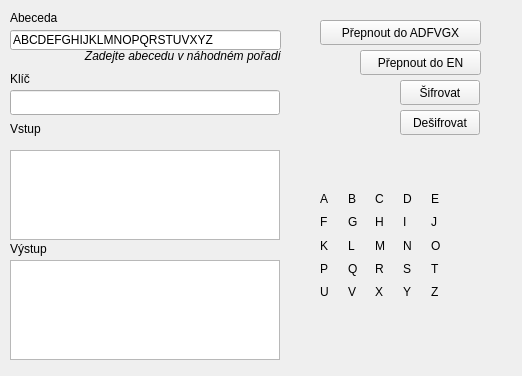
<?xml version="1.0" encoding="UTF-8"?>
<ui version="4.0">
 <class>Form</class>
 <widget class="QWidget" name="Form">
  <property name="geometry">
   <rect>
    <x>0</x>
    <y>0</y>
    <width>522</width>
    <height>376</height>
   </rect>
  </property>
  <property name="windowTitle">
   <string>Form</string>
  </property>
  <widget class="QPushButton" name="switchSize">
   <property name="geometry">
    <rect>
     <x>320</x>
     <y>20</y>
     <width>161</width>
     <height>25</height>
    </rect>
   </property>
   <property name="text">
    <string>Přepnout do ADFVGX</string>
   </property>
  </widget>
  <widget class="QPushButton" name="code">
   <property name="geometry">
    <rect>
     <x>400</x>
     <y>80</y>
     <width>80</width>
     <height>25</height>
    </rect>
   </property>
   <property name="text">
    <string>Šifrovat</string>
   </property>
  </widget>
  <widget class="QPushButton" name="decode">
   <property name="geometry">
    <rect>
     <x>400</x>
     <y>110</y>
     <width>80</width>
     <height>25</height>
    </rect>
   </property>
   <property name="text">
    <string>Dešifrovat</string>
   </property>
  </widget>
  <widget class="QLabel" name="label">
   <property name="geometry">
    <rect>
     <x>10</x>
     <y>120</y>
     <width>54</width>
     <height>17</height>
    </rect>
   </property>
   <property name="text">
    <string>Vstup</string>
   </property>
  </widget>
  <widget class="QPlainTextEdit" name="input">
   <property name="geometry">
    <rect>
     <x>10</x>
     <y>150</y>
     <width>270</width>
     <height>90</height>
    </rect>
   </property>
  </widget>
  <widget class="QTextBrowser" name="output">
   <property name="geometry">
    <rect>
     <x>10</x>
     <y>260</y>
     <width>270</width>
     <height>100</height>
    </rect>
   </property>
  </widget>
  <widget class="QLabel" name="label_2">
   <property name="geometry">
    <rect>
     <x>10</x>
     <y>240</y>
     <width>54</width>
     <height>17</height>
    </rect>
   </property>
   <property name="text">
    <string>Výstup</string>
   </property>
  </widget>
  <widget class="QLabel" name="label_3">
   <property name="geometry">
    <rect>
     <x>10</x>
     <y>70</y>
     <width>30</width>
     <height>17</height>
    </rect>
   </property>
   <property name="text">
    <string>Klíč</string>
   </property>
  </widget>
  <widget class="QLineEdit" name="key">
   <property name="geometry">
    <rect>
     <x>10</x>
     <y>90</y>
     <width>270</width>
     <height>25</height>
    </rect>
   </property>
  </widget>
  <widget class="QPushButton" name="switchLang">
   <property name="geometry">
    <rect>
     <x>360</x>
     <y>50</y>
     <width>121</width>
     <height>25</height>
    </rect>
   </property>
   <property name="text">
    <string>Přepnout do EN</string>
   </property>
  </widget>
  <widget class="QLineEdit" name="abc">
   <property name="geometry">
    <rect>
     <x>10</x>
     <y>30</y>
     <width>271</width>
     <height>20</height>
    </rect>
   </property>
   <property name="text">
    <string>ABCDEFGHIJKLMNOPQRSTUVXYZ</string>
   </property>
  </widget>
  <widget class="QLabel" name="label_4">
   <property name="geometry">
    <rect>
     <x>10</x>
     <y>10</y>
     <width>81</width>
     <height>16</height>
    </rect>
   </property>
   <property name="text">
    <string>Abeceda</string>
   </property>
  </widget>
  <widget class="QLabel" name="label_5">
   <property name="geometry">
    <rect>
     <x>10</x>
     <y>40</y>
     <width>271</width>
     <height>31</height>
    </rect>
   </property>
   <property name="font">
    <font>
     <italic>true</italic>
    </font>
   </property>
   <property name="text">
    <string>Zadejte abecedu v náhodném pořadí</string>
   </property>
   <property name="alignment">
    <set>Qt::AlignRight|Qt::AlignTrailing|Qt::AlignVCenter</set>
   </property>
   <property name="margin">
    <number>6</number>
   </property>
  </widget>
  <widget class="QWidget" name="gridLayoutWidget">
   <property name="geometry">
    <rect>
     <x>320</x>
     <y>190</y>
     <width>160</width>
     <height>134</height>
    </rect>
   </property>
   <layout class="QGridLayout" name="gridLayout" rowstretch="0,0,0,0,0,0,0" rowminimumheight="0,0,0,0,0,0,0" columnminimumwidth="0,0,0,0,0,0">
    <item row="2" column="3">
     <widget class="QLabel" name="cl13">
      <property name="text">
       <string>I</string>
      </property>
     </widget>
    </item>
    <item row="1" column="5">
     <widget class="QLabel" name="cl05">
      <property name="text">
       <string/>
      </property>
     </widget>
    </item>
    <item row="5" column="2">
     <widget class="QLabel" name="cl42">
      <property name="text">
       <string>X</string>
      </property>
     </widget>
    </item>
    <item row="3" column="0">
     <widget class="QLabel" name="cl20">
      <property name="text">
       <string>K</string>
      </property>
     </widget>
    </item>
    <item row="3" column="2">
     <widget class="QLabel" name="cl22">
      <property name="text">
       <string>M</string>
      </property>
     </widget>
    </item>
    <item row="4" column="1">
     <widget class="QLabel" name="cl31">
      <property name="text">
       <string>Q</string>
      </property>
     </widget>
    </item>
    <item row="2" column="4">
     <widget class="QLabel" name="cl14">
      <property name="text">
       <string>J</string>
      </property>
     </widget>
    </item>
    <item row="1" column="3">
     <widget class="QLabel" name="cl03">
      <property name="text">
       <string>D</string>
      </property>
     </widget>
    </item>
    <item row="5" column="0">
     <widget class="QLabel" name="cl40">
      <property name="text">
       <string>U</string>
      </property>
     </widget>
    </item>
    <item row="4" column="4">
     <widget class="QLabel" name="cl34">
      <property name="text">
       <string>T</string>
      </property>
     </widget>
    </item>
    <item row="4" column="0">
     <widget class="QLabel" name="cl30">
      <property name="text">
       <string>P</string>
      </property>
     </widget>
    </item>
    <item row="4" column="3">
     <widget class="QLabel" name="cl33">
      <property name="text">
       <string>S</string>
      </property>
     </widget>
    </item>
    <item row="4" column="5">
     <widget class="QLabel" name="cl35">
      <property name="text">
       <string/>
      </property>
     </widget>
    </item>
    <item row="5" column="4">
     <widget class="QLabel" name="cl44">
      <property name="text">
       <string>Z</string>
      </property>
     </widget>
    </item>
    <item row="2" column="1">
     <widget class="QLabel" name="cl11">
      <property name="text">
       <string>G</string>
      </property>
     </widget>
    </item>
    <item row="3" column="3">
     <widget class="QLabel" name="cl23">
      <property name="text">
       <string>N</string>
      </property>
     </widget>
    </item>
    <item row="4" column="2">
     <widget class="QLabel" name="cl32">
      <property name="text">
       <string>R</string>
      </property>
     </widget>
    </item>
    <item row="3" column="5">
     <widget class="QLabel" name="cl25">
      <property name="text">
       <string/>
      </property>
     </widget>
    </item>
    <item row="1" column="1">
     <widget class="QLabel" name="cl01">
      <property name="text">
       <string>B</string>
      </property>
     </widget>
    </item>
    <item row="1" column="4">
     <widget class="QLabel" name="cl04">
      <property name="text">
       <string>E</string>
      </property>
     </widget>
    </item>
    <item row="2" column="5">
     <widget class="QLabel" name="cl15">
      <property name="text">
       <string/>
      </property>
     </widget>
    </item>
    <item row="2" column="2">
     <widget class="QLabel" name="cl12">
      <property name="text">
       <string>H</string>
      </property>
     </widget>
    </item>
    <item row="1" column="2">
     <widget class="QLabel" name="cl02">
      <property name="text">
       <string>C</string>
      </property>
     </widget>
    </item>
    <item row="2" column="0">
     <widget class="QLabel" name="cl10">
      <property name="text">
       <string>F</string>
      </property>
     </widget>
    </item>
    <item row="5" column="1">
     <widget class="QLabel" name="cl41">
      <property name="text">
       <string>V</string>
      </property>
     </widget>
    </item>
    <item row="1" column="0">
     <widget class="QLabel" name="cl00">
      <property name="text">
       <string>A  </string>
      </property>
     </widget>
    </item>
    <item row="3" column="1">
     <widget class="QLabel" name="cl21">
      <property name="text">
       <string>L</string>
      </property>
     </widget>
    </item>
    <item row="5" column="3">
     <widget class="QLabel" name="cl43">
      <property name="text">
       <string>Y</string>
      </property>
     </widget>
    </item>
    <item row="3" column="4">
     <widget class="QLabel" name="cl24">
      <property name="text">
       <string>O</string>
      </property>
     </widget>
    </item>
    <item row="5" column="5">
     <widget class="QLabel" name="cl45">
      <property name="text">
       <string/>
      </property>
     </widget>
    </item>
    <item row="6" column="2">
     <widget class="QLabel" name="cl52">
      <property name="text">
       <string/>
      </property>
     </widget>
    </item>
    <item row="6" column="1">
     <widget class="QLabel" name="cl51">
      <property name="text">
       <string/>
      </property>
     </widget>
    </item>
    <item row="6" column="0">
     <widget class="QLabel" name="cl50">
      <property name="text">
       <string/>
      </property>
     </widget>
    </item>
    <item row="6" column="3">
     <widget class="QLabel" name="cl53">
      <property name="text">
       <string/>
      </property>
     </widget>
    </item>
    <item row="6" column="4">
     <widget class="QLabel" name="cl54">
      <property name="text">
       <string/>
      </property>
     </widget>
    </item>
    <item row="6" column="5">
     <widget class="QLabel" name="cl55">
      <property name="text">
       <string/>
      </property>
     </widget>
    </item>
   </layout>
  </widget>
 </widget>
 <resources/>
 <connections/>
</ui>
